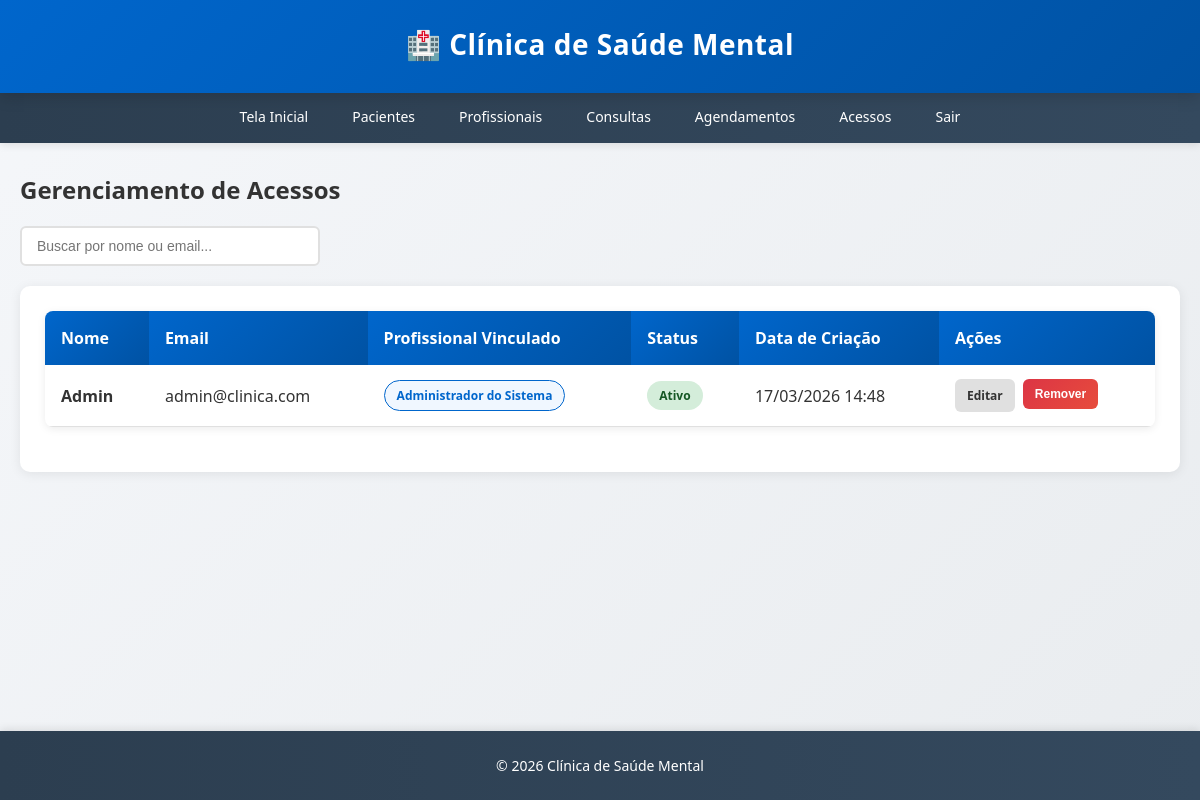
The page /acessos/ (signed in) on the database as committed earlier.
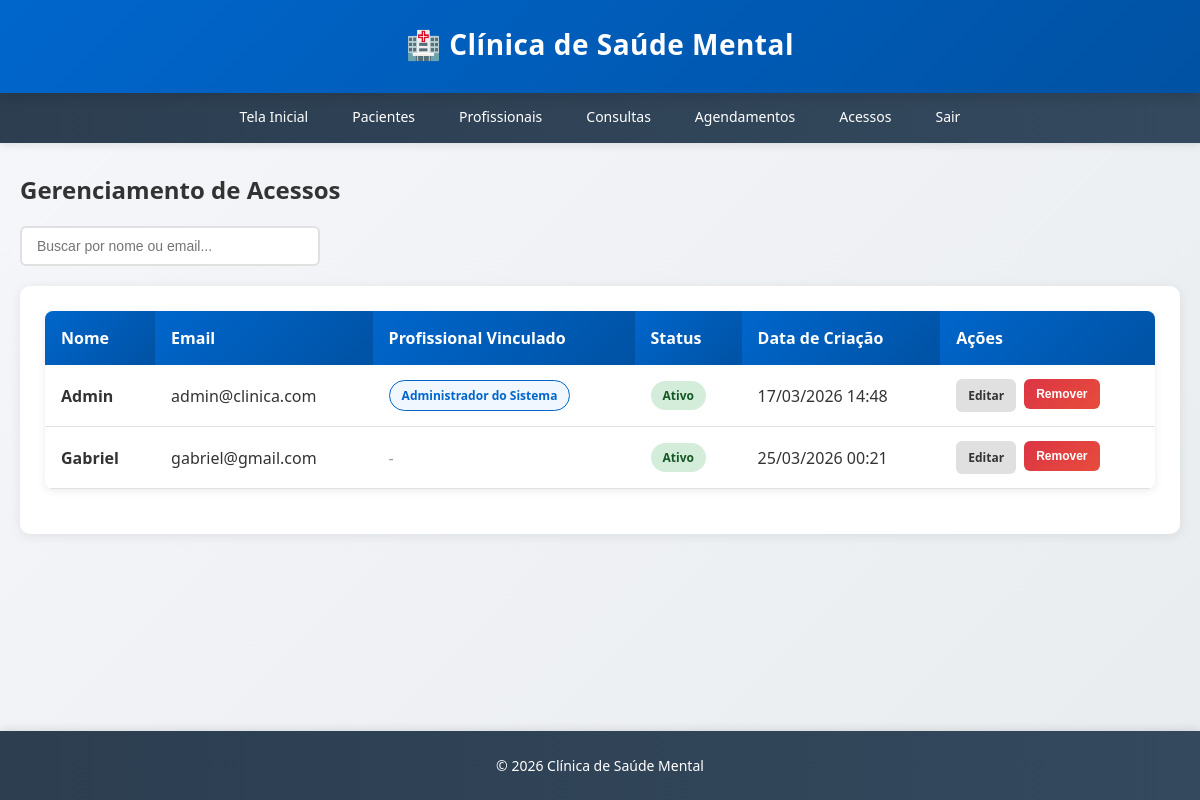
The same page on the database as committed later.
### app/models.py (models this page shows, shortened)
class Usuario(db.Model, UserMixin):
    __tablename__ = 'usuarios'
    id = db.Column(db.Integer, primary_key=True)
    nome = db.Column(db.String(100), nullable=False)
    email = db.Column(db.String(120), unique=True, nullable=False)
    senha = db.Column(db.String(200), nullable=False)
    profissional_id = db.Column(db.Integer, db.ForeignKey('profissionais.id'), nullable=True)
    ativo = db.Column(db.Boolean, default=True)
    data_criacao = db.Column(db.DateTime, default=datetime.utcnow)
    profissional = db.relationship('Profissional', backref='usuarios')

class Profissional(db.Model):
    __tablename__ = 'profissionais'
    id = db.Column(db.Integer, primary_key=True)
    nome = db.Column(db.String(150), nullable=False)
    cpf = db.Column(db.String(14), unique=True, nullable=False)
    especialidade = db.Column(db.String(100), nullable=False)
    especialidade_customizada = db.Column(db.String(100), nullable=True)
    telefone = db.Column(db.String(20), nullable=False)
    email = db.Column(db.String(120), nullable=True)
    numero_registro = db.Column(db.String(50), nullable=True)
    estado_civil = db.Column(db.String(50), nullable=True)
    endereco = db.Column(db.String(300), nullable=True)
    nome_contato_emergencia = db.Column(db.String(150), nullable=True)
    telefone_contato_emergencia = db.Column(db.String(20), nullable=True)
    data_cadastro = db.Column(db.DateTime, default=datetime.utcnow)
    consultas = db.relationship('Consulta', backref='profissional', lazy=True, cascade='all, delete-orphan')
    agendamentos = db.relationship('Agendamento', backref='profissional', lazy=True, cascade='all, delete-orphan')

### app/routes.py (the view)
@acessos_bp.route('/')
@login_required
def listar_acessos():
    usuarios = Usuario.query.all()
    return render_template('acessos/listar.html', usuarios=usuarios)

### app/templates/acessos/listar.html (shortened to what this page needs)
{% extends "base.html" %}
{% block content %}
<h2>Gerenciamento de Acessos</h2>
<div class="header-actions">
    <div class="search-box">
        <input type="text" id="searchInput" placeholder="Buscar por nome ou email...">
    </div>
</div>
{% if usuarios %}
<div class="card">
    <table>
        <thead>
            <tr>
                <th>Nome</th>
                <th>Email</th>
                <th>Profissional Vinculado</th>
                <th>Status</th>
                <th>Data de Criação</th>
                <th>Ações</th>
            </tr>
        </thead>
        <tbody id="usuariosTable">
            {% for usuario in usuarios %}
            <tr class="usuario-row" data-search="{{ usuario.nome|lower }} {{ usuario.email|lower }}">
                <td><strong>{{ usuario.nome }}</strong></td>
                <td>{{ usuario.email }}</td>
                <td>
                    {% if usuario.profissional %}
                        <span class="profissional-badge">{{ usuario.profissional.nome }}</span>
                    {% else %}
                        <span style="color: #999;">-</span>
                    {% endif %}
                </td>
                <td>
                    <span class="status-badge {% if usuario.ativo %}status-ativo{% else %}status-inativo{% endif %}">
                        {% if usuario.ativo %}Ativo{% else %}Inativo{% endif %}
                    </span>
                </td>
                <td>{{ usuario.data_criacao.strftime('%d/%m/%Y %H:%M') }}</td>
                <td>
                    <div class="actions-cell">
                        <a href="{{ url_for('acessos.editar_acesso', id=usuario.id) }}" class="btn btn-secondary">Editar</a>
                        <form method="POST" action="{{ url_for('acessos.deletar_acesso', id=usuario.id) }}" style="display:inline;">
                            <button type="submit" class="btn btn-danger" onclick="return confirm('Tem certeza que deseja remover este acesso?')">Remover</button>
                        </form>
                    </div>
                </td>
            </tr>
            {% endfor %}
        </tbody>
    </table>
</div>
{% else %}
<div class="no-data">
    <p>Nenhum usuário cadastrado no sistema.</p>
</div>
{% endif %}
{% endblock %}

### app/templates/base.html (shortened to what this page needs)
<!DOCTYPE html>
<html lang="pt-BR">
<head>
</head>
<body>
<header>
<h1>🏥 Clínica de Saúde Mental</h1>
</header>
<nav>
<a href="{{ url_for('main.index') }}">Tela Inicial</a>
<a href="{{ url_for('pacientes.listar_pacientes') }}">Pacientes</a>
<a href="{{ url_for('profissionais.listar_profissionais') }}">Profissionais</a>
<a href="{{ url_for('consultas.listar_consultas') }}">Consultas</a>
<a href="{{ url_for('agendamentos.listar_agendamentos') }}">Agendamentos</a>
<a href="{{ url_for('acessos.listar_acessos') }}">Acessos</a>
<a href="{{ url_for('main.logout') }}">Sair</a>
</nav>
<div class="container">
{% block content %}{% endblock %}
</div>
<footer>
<p>&copy; 2026 Clínica de Saúde Mental</p>
</footer>
</body>
</html>

### app/templates/base.html (style rules this page uses)
* { margin: 0; padding: 0; box-sizing: border-box; }
body { font-family: 'Segoe UI', Tahoma, Geneva, Verdana, sans-serif; background: linear-gradient(135deg, #f5f7fa 0%, #e9ecef 100%); color: #333; min-height: 100vh; display: flex; flex-direction: column; }
header { background: linear-gradient(135deg, #0066cc 0%, #0052a3 100%); color: white; padding: 25px 0; box-shadow: 0 4px 15px rgba(0, 0, 0, 0.15); position: sticky; top: 0; z-index: 100; }
header h1 { text-align: center; font-size: 28px; margin-bottom: 5px; font-weight: 600; letter-spacing: 0.5px; }
nav { background: linear-gradient(90deg, #2c3e50 0%, #34495e 100%); display: flex; justify-content: center; flex-wrap: wrap; box-shadow: 0 2px 8px rgba(0, 0, 0, 0.1); position: sticky; top: 70px; z-index: 99; }
nav a { color: white; text-decoration: none; padding: 14px 22px; display: inline-block; transition: all 0.3s ease; font-weight: 500; font-size: 14px; border-bottom: 3px solid transparent; }
.container { max-width: 1400px; margin: 30px auto; padding: 0 20px; flex: 1; width: 100%; }
.btn { display: inline-block; padding: 11px 22px; margin: 5px; border: none; border-radius: 6px; cursor: pointer; text-decoration: none; font-size: 14px; font-weight: 600; transition: all 0.3s ease; }
.btn-secondary { background: #e0e0e0; color: #333; }
.btn-danger { background: linear-gradient(135deg, #dc3545 0%, #e74c3c 100%); color: white; }
table { width: 100%; border-collapse: collapse; background: white; box-shadow: 0 2px 8px rgba(0, 0, 0, 0.08); margin-bottom: 20px; border-radius: 8px; overflow: hidden; }
table th { background: linear-gradient(135deg, #0066cc 0%, #0052a3 100%); color: white; padding: 16px; text-align: left; font-weight: 600; }
table td { padding: 14px 16px; border-bottom: 1px solid #e0e0e0; }
.card { background: white; border-radius: 10px; box-shadow: 0 2px 12px rgba(0, 0, 0, 0.08); padding: 25px; margin-bottom: 20px; transition: all 0.3s ease; }
footer { background: linear-gradient(90deg, #2c3e50 0%, #34495e 100%); color: white; text-align: center; padding: 25px; margin-top: auto; box-shadow: 0 -2px 8px rgba(0, 0, 0, 0.1); }
footer p { margin: 0; font-size: 14px; }
h2 { color: #333; margin-bottom: 10px; font-size: 24px; font-weight: 600; }
h2 { color: #333; margin-bottom: 20px; font-size: 24px; font-weight: 600; }

### app/templates/acessos/listar.html (style rules this page uses)
.header-actions { display: flex; justify-content: space-between; align-items: center; margin-bottom: 20px; gap: 15px; }
.search-box { flex: 1; max-width: 300px; }
.search-box input { width: 100%; padding: 10px 15px; border: 2px solid #e0e0e0; border-radius: 6px; font-size: 14px; transition: all 0.3s ease; }
.status-badge { display: inline-block; padding: 6px 12px; border-radius: 20px; font-size: 12px; font-weight: 600; }
.status-ativo { background: #d4edda; color: #155724; }
.profissional-badge { display: inline-block; background: #f0f7ff; color: #0066cc; padding: 6px 12px; border-radius: 20px; font-size: 12px; font-weight: 600; border: 1px solid #0066cc; }
.actions-cell { display: flex; gap: 8px; flex-wrap: wrap; }
.actions-cell .btn { margin: 0; padding: 8px 12px; font-size: 12px; }

Rows that differ between the two databases and show on the page:
added Usuario: nome "Gabriel", email "gabriel@gmail.com", ativo "Ativo", data_criacao "25/03/2026 00:21"
